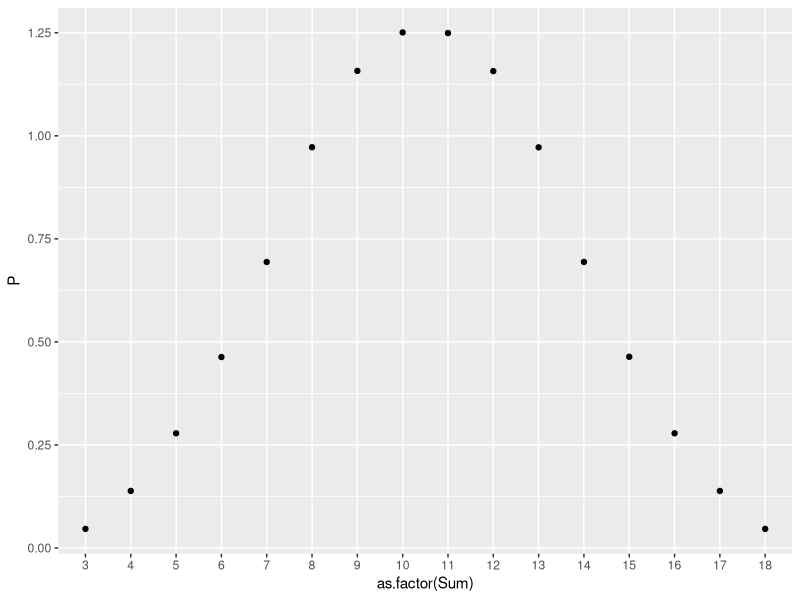
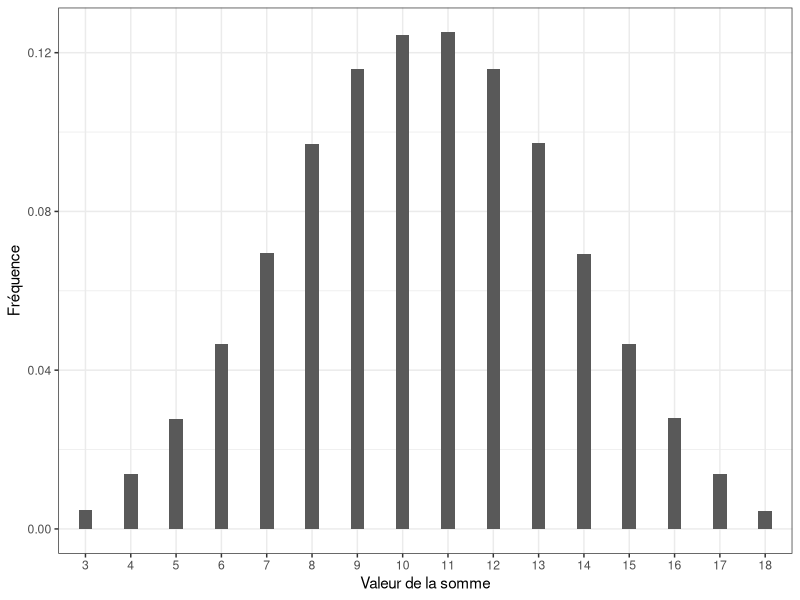

Generate these figures, in order, with R:
## ---- chunk 1
dice <- function(faces = 6, n = 100)
{
  sample(x=seq(from = 1, to = faces, by = 1), size=n,
  replace=TRUE);
}
dice(6,400)
## ---- chunk 2
experiment <- function(faces = 6,n=100){
  
dice1<-dice(faces,n);
dice2<-dice(faces,n);
dice3<-dice(faces,n);

data.frame(Dice1 = dice1,
           Dice2 = dice2,
           Dice3 = dice3);
}

## ---- chunk 3
library(dplyr)
experiment(6,400) %>% mutate(Sum=Dice1+Dice2+Dice3) -> df02;
df02;
## ---- chunk 4
df02%>%group_by(Sum)%>%summarise(N=n())
## ---- chunk 5
experiment(6,10000) %>% mutate(Sum=Dice1+Dice2+Dice3) -> df03;
df03%>%group_by(Sum)%>%summarise(N=n()) %>% mutate(P=N/1E6);
## ---- chunk 6
library(ggplot2);
experiment(6,10000000) %>% mutate(Sum=Dice1+Dice2+Dice3) -> df04;
df04%>%group_by(Sum)%>%summarise(N=n()) %>% mutate(P=N/1E6)%>%ggplot(aes(x=as.factor(Sum), y=P))+geom_point();
## ---- chunk 7
experiment(6,1000000) %>% mutate(Sum=Dice1+Dice2+Dice3) %>%ggplot(aes(x=as.factor(Sum),))+geom_bar(aes(y=(..count..)/sum(..count..)),width=0.3)+xlab("Valeur de la somme")+ylab("Fréquence")+ylim(0,NA)+theme_bw();
## ---- chunk 8

